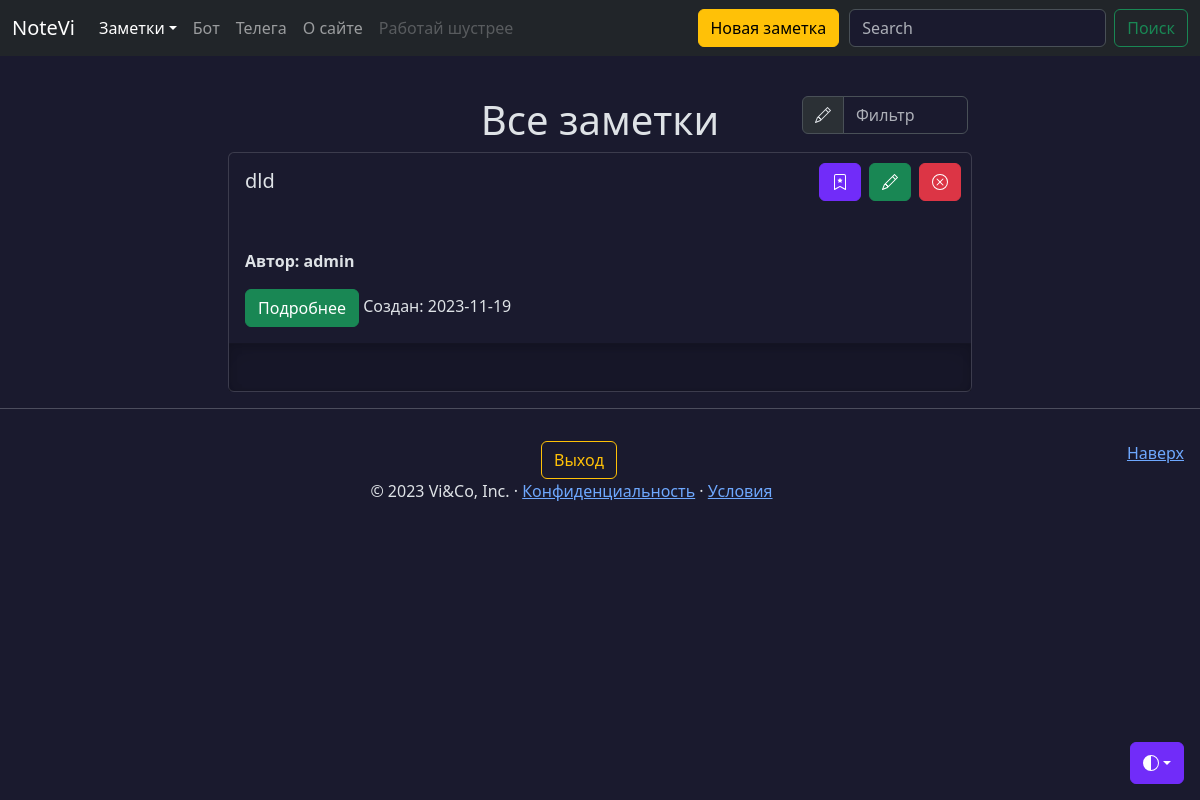
Before: /notes/favorites (signed in) with the older database file.
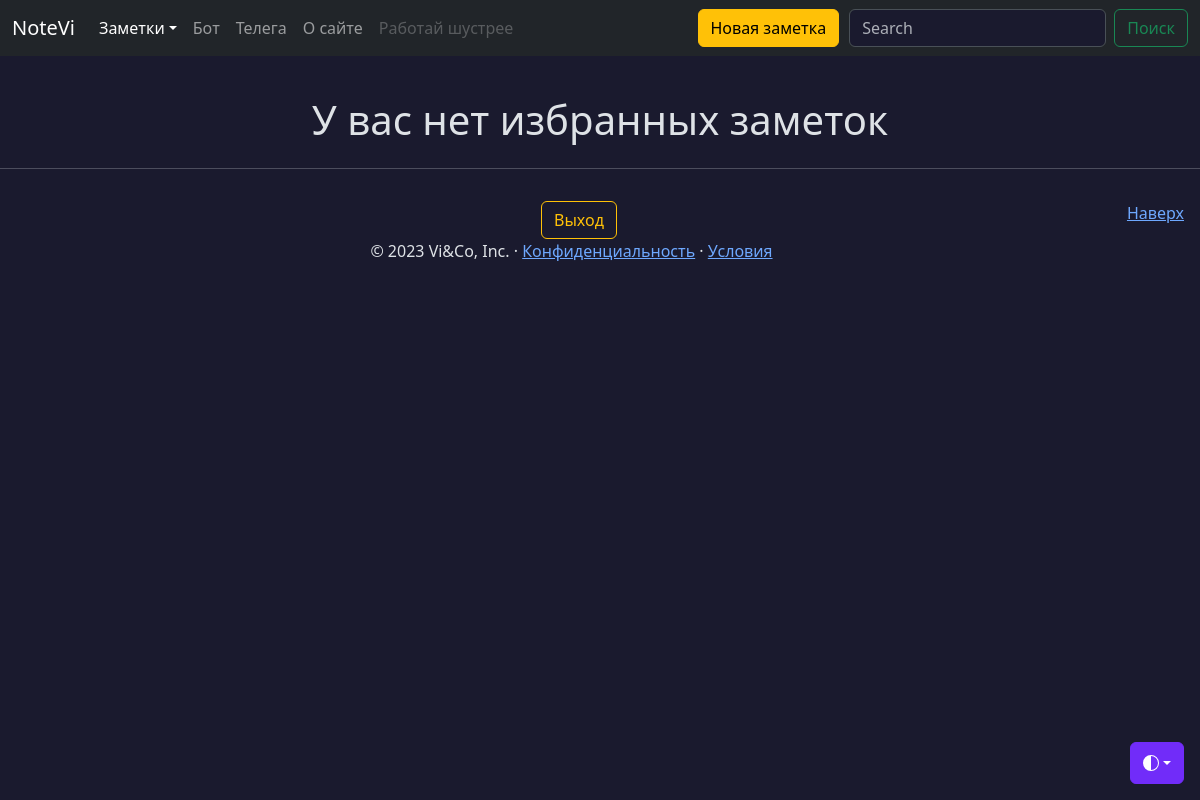
After: the same page with the newer database file.
### models.py (models this page shows, shortened)
class Note(db.Model):
    id = db.Column(db.Integer, primary_key=True)
    title = db.Column(db.String(100), nullable=False, default=' ')
    intro = db.Column(db.String(200), nullable=False, default=' ')
    text = db.Column(db.Text, nullable=False, default=' ')
    user_id = db.Column(db.Integer,
                        db.ForeignKey('user.id'),)
    data = db.Column(db.Date, nullable=False, default=datetime.utcnow)
    favorites = db.relationship('User',
                                secondary='favorites',
                                backref=db.backref('favorite_notes',
                                                   lazy=True),
                                lazy='subquery')
    public = db.Column(db.String(8), default=None)
    files = db.relationship('File',
                            secondary='note_file',
                            lazy='subquery',
                            backref=db.backref('notes',
                                               lazy=True))

class User(db.Model, UserMixin):
    id = db.Column(db.Integer, primary_key=True)
    username = db.Column(
        db.String(64), index=True, unique=True, nullable=False
    )
    email = db.Column(db.String(120), index=True, unique=True, nullable=False)
    password_hash = db.Column(db.String(255), nullable=False)
    notes = db.relationship('Note', backref='author', lazy='dynamic')
    created_on = db.Column(db.DateTime(), default=datetime.utcnow)
    updated_on = db.Column(
        db.DateTime(), default=datetime.utcnow, onupdate=datetime.utcnow
    )
    is_active = db.Column(db.Boolean(), default=True)
    def is_favorite(self, note):
        if not self.favorite_notes:
            return False
        return note in self.favorite_notes
    def is_author(self, instance):
        return self.id == instance.user_id

### views/notes.py (the view)
@app.route('/notes/favorites')
@login_required
def favorites():
    endpoint = request.endpoint
    if current_user.is_authenticated:
        user = current_user
        notes = (Note.query.filter(Note.favorites.contains(user))
                           .order_by(Note.id.desc())
                           .all())
        return render_template('notes.html', notes=notes, endpoint=endpoint)
    else:
        return render_template('notes.html', endpoint=endpoint)

### models.py (called while the page is built)
@login_manager.user_loader
def load_user(user_id):
    return db.session.query(User).get(user_id)

### templates/notes.html (shortened to what this page needs)
{% extends 'base.html' %}
{% block content %}
{% if endpoint == 'public' or current_user.is_authenticated %}
<div class="container mt-5">
  <div class="row justify-content-md-center">
    {% if notes|length > 0 %}
    <div class="col-sm-4 col-lg-2">
    </div>
    <div class="col-sm-4 align-self-center">
        <h1 style="text-align: center;">Все заметки</h1>
    {% else %}
      {% if endpoint == 'public' %}
        <h1 style="text-align: center;">Публичные заметки отсутствуют</h1>
      {% elif endpoint == 'favorites' %}
        <h1 style="text-align: center;">У вас нет избранных заметок</h1>
      {% else %}
        <h1 style="text-align: center;">Вы пока не написали ни одной заметки</h1>
      {% endif %}
    {% endif %}
    </div>
    {% if notes|length > 0 %}
      <div class="col-sm-4 col-lg-2 mb-2">
        <div class="input-group">
          <span class="input-group-text" id="basic-addon1">
          </span>
          <input type="text" class="form-control" placeholder="Фильтр" aria-label="Фильтр" aria-describedby="basic-addon1" id="filterInput">
        </div>
      </div>
    </div>
    {% endif %}
    {% if notes|length > 0 %}
      {% for note in notes %}
        <div class="card container col-lg-8 p-0">
          <div class="card-body container">
            <h5 class="card-title col-7">{{ note.title }}</h5>
            <il class="col">{% include 'includes/btn.html' %}</il>
          </div>
          <div class="card-body container">
            <p class="card-author"><b>Автор: {{ note.author.username }}</b></p>
            <a href="/notes/{{ note.id }}" class="btn btn-success" data-toggle="button" aria-pressed="false" autocomplete="off">
                Подробнее
            </a>
            <note class="date col">Cоздан: {{ note.data }}</note>
          </div>
          <div class="b-example-divider" style="width: 100%;"></div>
        </div>
      {% endfor %}
    {% endif %}
  </div>
  {% else %}
  <div class="container mt-5">
    <h1 style="text-align: center;">Войдите или зарегистрируйтесь</h1>
  </div>
  {% endif %}
{% endblock %}

### templates/base.html (shortened to what this page needs)
<!DOCTYPE html>
<html lang="ru" data-bs-theme="dark">
<head>
    <link rel="stylesheet" href="https://cdn.jsdelivr.net/npm/@docsearch/css@3">
    <link rel="stylesheet" href="{{ url_for('static', filename='css/main.css')}}" rel="stylesheet">
    <link rel="stylesheet" href="{{ url_for('static', filename='css/drop-menu.css')}}" rel="stylesheet">
    <link href="{{ url_for('static', filename='css/base.css')}}" rel="stylesheet">
</head>
<body>
    {% include 'includes/dropdown_light.html' %}
    {% include 'includes/header.html' %}
    <div class="wrapper">
      <main class="main">
        {% block content %} {% endblock %}
      </main>
    </div>
    {% include 'includes/footer.html' %}
</body>
</html>

### templates/includes/dropdown_light.html (shortened to what this page needs)
<div class="dropdown position-fixed bottom-0 end-0 mb-3 me-3 bd-mode-toggle">
  <button class="btn btn-bd-primary py-2 dropdown-toggle d-flex align-items-center"
          id="bd-theme"
          type="button"
          aria-expanded="false"
          data-bs-toggle="dropdown"
          aria-label="Toggle theme (auto)">
    <svg class="bi my-1 theme-icon-active" width="1em" height="1em"><use href="#circle-half"></use></svg>
  </button>
</div>

### templates/includes/header.html (shortened to what this page needs)
<header data-bs-theme="dark">
  <nav class="navbar navbar-expand-md navbar-dark fixed-top bg-dark">
    <div class="container-fluid">
      <a class="navbar-brand" href="{{ url_for('index') }}">NoteVi</a>
      <div class="collapse navbar-collapse" id="navbarCollapse">
        <ul class="navbar-nav me-auto mb-2 mb-md-0">
          <li class="nav-item">
          {% if current_user.is_authenticated %}
          <div class="dropdown">
            <a class="nav-link active dropdown-toggle show" id="dropdownMenuButton5" data-bs-toggle="dropdown" aria-haspopup="true" aria-expanded="true" aria-current="page">Заметки</a>
          </div>
          </li>
          {% endif %}
          <li class="nav-item">
            <a class="nav-link" href="{{ url_for('bot') }}">Бот</a>
          </li>
          <li class="nav-item">
            <a class="nav-link" href="{{ url_for('telegram') }}">Телега</a>
          <li class="nav-item">
          {% if endpoint != 'about' %}
            <a class="nav-link" href="{{ url_for('about') }}">О сайте</a>
          </li>
          {% endif %}
          <li class="nav-item">
            <a class="nav-link disabled" aria-disabled="true">Работай шустрее</a>
          </li>
        </ul>
        {% if current_user.is_authenticated %}
          <a href="{{ url_for('create_note') }}" class="btn btn-warning mb-2 mb-md-0" style="margin-right: 10px;">Новая заметка</a>
        {% else %}
          <a href="{{ url_for('login') }}" class="btn btn-warning mb-2 mb-md-0" style="margin-right: 10px;">Вход</a>
        {% endif %}
        <form class="d-flex" role="search">
          <input class="form-control me-2" type="search" placeholder="Search" aria-label="Search">
          <button class="btn btn-outline-success" type="submit">Поиск</button>
        </form>
      </div>
    </div>
  </nav>
</header>

### templates/includes/footer.html (shortened to what this page needs)
<hr class="featurette-divider">
<footer class="page-footer">
  {% if current_user.is_authenticated %}
    <a href="/logout" class="btn btn-outline-warning" style="margin-left: 15px;">Выход</a>
  {% endif %}
  <p class="float-end"><a href="#">Наверх</a></p>
  <p>© 2023 Vi&Co, Inc. · <a href="/contact">Конфиденциальность</a> · <a href="/conditions">Условия</a></p>
</footer>

### templates/includes/btn.html (shortened to what this page needs)
{% if current_user.is_authenticated %}
  {% if not current_user.is_author(note) %}
  <a {% if current_user.is_favorite(note) %} href="/notes/{{ note.id }}/unfavorite" class="btn btn-success btn-bd-primary delete-button" {% else %} href="/notes/{{ note.id }}/favorite" class="btn btn-success delete-button" {% endif %}>
    <svg xmlns="http://www.w3.org/2000/svg" width="16" height="16" fill="currentColor" class="bi bi-trash" viewBox="0 0 16 16">
      <path d="M7.84 4.1a.178.178 0 0 1 .32 0l.634 1.285a.178.178 0 0 0 .134.098l1.42.206c.145.021.204.2.098.303L9.42 6.993a.178.178 0 0 0-.051.158l.242 1.414a.178.178 0 0 1-.258.187l-1.27-.668a.178.178 0 0 0-.165 0l-1.27.668a.178.178 0 0 1-.257-.187l.242-1.414a.178.178 0 0 0-.05-.158l-1.03-1.001a.178.178 0 0 1 .098-.303l1.42-.206a.178.178 0 0 0 .134-.098L7.84 4.1z"></path>
      <path d="M2 2a2 2 0 0 1 2-2h8a2 2 0 0 1 2 2v13.5a.5.5 0 0 1-.777.416L8 13.101l-5.223 2.815A.5.5 0 0 1 2 15.5V2zm2-1a1 1 0 0 0-1 1v12.566l4.723-2.482a.5.5 0 0 1 .554 0L13 14.566V2a1 1 0 0 0-1-1H4z"></path>
    </svg>
  </a>
  {% else %}
  <a {% if current_user.is_favorite(note) %} href="/notes/{{ note.id }}/unfavorite" class="btn btn-success btn-bd-primary favorite-button" {% else %} href="/notes/{{ note.id }}/favorite" class="btn btn-success favorite-button" {% endif %}>
  </a>
  {% endif %}
{% endif %}
{% if current_user.is_authenticated and current_user.is_author(note) %}
  <a href="/notes/{{ note.id }}/edit" class="btn btn-success edit-button">
  </a>
  <a href="/notes/{{ note.id }}/confirmation" class="btn btn-danger delete-button">
    </a>
{% endif %}

### static/css/drop-menu.css (style rules this page uses)
.dropdown { position: relative; display: inline-block; }

### static/css/base.css (style rules this page uses)
body { padding-top: 3rem; color: rgb(var(--bs-tertiary-color-rgb)); display: flex; flex-direction: column; height: 100%; }
.page-footer { padding: 1rem; text-align: center; }
.main { flex: 1 1 auto; }
.wrapper { min-height: 100%; display: flex; flex-direction: column; }
.bi { vertical-align: -.125em; fill: currentColor; }
.btn-bd-primary { --bd-violet-bg: #712cf9; --bd-violet-rgb: 112.520718, 44.062154, 249.437846; --bs-btn-font-weight: 600; --bs-btn-color: var(--bs-white); --bs-btn-bg: var(--bd-violet-bg); --bs-btn-border-color: var(--bd-violet-bg); --bs-btn-hover-color: var(--bs-white); --bs-btn-hover-bg: #6528e0; --bs-btn-hover-border-color: #6528e0; --bs-btn-focus-shadow-rgb: var(--bd-violet-rgb); --bs-btn-active-color: var(--bs-btn-hover-color); --bs-btn-active-bg: #5a23c8; --bs-btn-active-border-color: #5a23c8; }
.bd-mode-toggle { z-index: 1500; }
p { white-space: pre-line; }

Changed rows visible on the page:
removed Note: title "dld", author.username "admin", data "2023-11-19"
Other visible differences:
text no longer shown: "Все заметки"
text now shown: "У вас нет избранных заметок"
